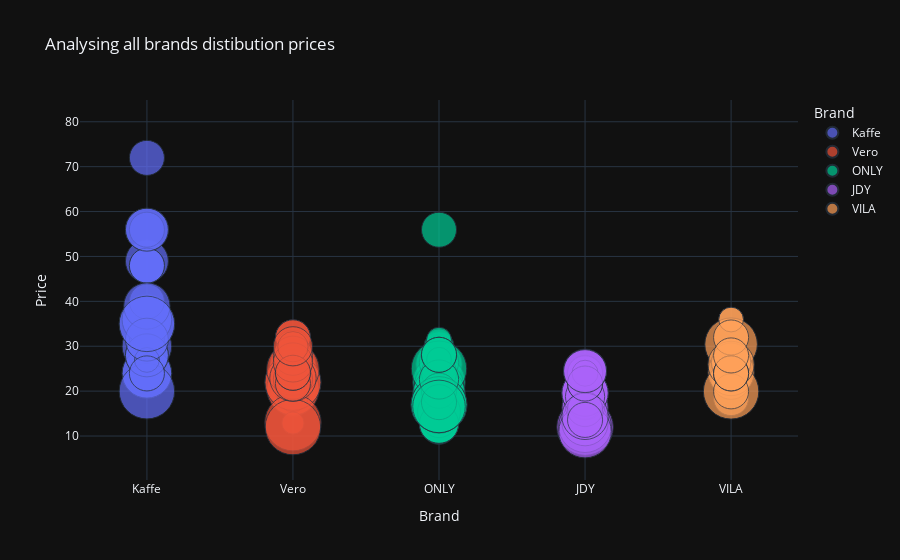

The notebook cell saved with this chart:
### Code cell
# function 3
def get_fig_analyse_brands(df, product,sexe):
    selected_df = select_products(df,product,sexe, "all")
    trend_brands = get_number_products_df(selected_df).head(5)["mark"].tolist()
    final_sel_df = get_df_trendbrand(trend_brands,df,product,sexe)
    fig1 = px.scatter(final_sel_df, 
                     x="mark",
                     y="finalprice",
                     size="promo", 
                     color="mark",
                     log_x=False, 
                     size_max=40,
                     template='plotly_dark',
                     title="Analysing all brands distibution prices",
                     labels={"finalprice": "Price",'mark':'Brand'}, 
                     height=600,

                    )
    return fig1

get_fig_analyse_brands(df, "chemise","femme")

### Figure 1 — Plotly figure (JSON) as saved in the notebook; plotly's stock layout.template omitted (floating-point values rounded to 4 significant figures; data arrays with more than 128 entries replaced by an {"elided": "..."} marker saying what was removed)
{"data": [{"hovertemplate": "Brand=%{x}<br>Price=%{y}<br>promo=%{marker.size}<extra></extra>", "legendgroup": "Kaffe", "marker": {"color": "#636efa", "size": {"elided": "142 int values"}, "sizemode": "area", "sizeref": 0.0325, "symbol": "circle"}, "mode": "markers", "name": "Kaffe", "orientation": "v", "showlegend": true, "type": "scatter", "x": {"elided": "142 str values"}, "xaxis": "x", "y": {"elided": "142 float values"}, "yaxis": "y"}, {"hovertemplate": "Brand=%{x}<br>Price=%{y}<br>promo=%{marker.size}<extra></extra>", "legendgroup": "Vero", "marker": {"color": "#EF553B", "size": [30, 40, 0, 0, 0, 0, 35, 0, 20, 0, 0, 35, 0, 0, 0, 51, 11, 0, 0, 0, 20, 0, 0, 45, 20, 0, 15, 0, 0, 0, 0, 0, 0, 15, 0, 0, 0, 51, 0, 0, 0, 0, 0, 0, 0, 0, 0, 0, 0, 0, 0, 25, 20, 15, 9, 0, 0, 0, 0, 20, 10, 0, 0, 0, 20, 15, 0, 0, 8, 0, 0, 0, 0, 0, 0, 0, 0, 20, 52, 0, 0, 20, 0, 45, 0, 0, 0, 0, 25, 50, 35, 0, 0, 0, 0, 0, 0, 0, 0, 20, 0, 0, 20, 25, 0, 0, 0, 25, 0, 0, 0, 0, 0, 0, 0, 0, 15, 0, 20, 25, 0, 0, 0], "sizemode": "area", "sizeref": 0.0325, "symbol": "circle"}, "mode": "markers", "name": "Vero", "orientation": "v", "showlegend": true, "type": "scatter", "x": ["Vero", "Vero", "Vero", "Vero", "Vero", "Vero", "Vero", "Vero", "Vero", "Vero", "Vero", "Vero", "Vero", "Vero", "Vero", "Vero", "Vero", "Vero", "Vero", "Vero", "Vero", "Vero", "Vero", "Vero", "Vero", "Vero", "Vero", "Vero", "Vero", "Vero", "Vero", "Vero", "Vero", "Vero", "Vero", "Vero", "Vero", "Vero", "Vero", "Vero", "Vero", "Vero", "Vero", "Vero", "Vero", "Vero", "Vero", "Vero", "Vero", "Vero", "Vero", "Vero", "Vero", "Vero", "Vero", "Vero", "Vero", "Vero", "Vero", "Vero", "Vero", "Vero", "Vero", "Vero", "Vero", "Vero", "Vero", "Vero", "Vero", "Vero", "Vero", "Vero", "Vero", "Vero", "Vero", "Vero", "Vero", "Vero", "Vero", "Vero", "Vero", "Vero", "Vero", "Vero", "Vero", "Vero", "Vero", "Vero", "Vero", "Vero", "Vero", "Vero", "Vero", "Vero", "Vero", "Vero", "Vero", "Vero", "Vero", "Vero", "Vero", "Vero", "Vero", "Vero", "Vero", "Vero", "Vero", "Vero", "Vero", "Vero", "Vero", "Vero", "Vero", "Vero", "Vero", "Vero", "Vero", "Vero", "Vero", "Vero", "Vero", "Vero", "Vero"], "xaxis": "x", "y": [24.59, 23.99, 29.99, 39.99, 29.99, 34.99, 25.99, 19.59, 31.99, 26.49, 29.99, 19.59, 29.99, 19.99, 29.99, 21.99, 24.99, 49.99, 23.99, 29.99, 20.09, 31.99, 20.09, 20.49, 28.09, 31.99, 25.45, 24.09, 20.29, 39.99, 29.99, 27.99, 34.99, 18.79, 16.59, 49.99, 26.99, 21.95, 29.69, 29.69, 21.69, 24.09, 19.69, 26.99, 29.99, 22.49, 29.99, 44.99, 34.99, 20.09, 39.99, 22.59, 21.69, 25.45, 21.89, 23.99, 29.99, 34.99, 44.99, 28.09, 26.99, 34.99, 39.99, 21.09, 21.69, 25.45, 19.99, 24.09, 12.89, 36.99, 24.09, 22.59, 25.99, 39.99, 34.99, 24.09, 16.59, 29.69, 12.99, 29.99, 19.29, 31.99, 20.09, 24.89, 29.69, 22.59, 12.99, 26.99, 22.59, 11.99, 22.89, 15.99, 39.99, 16.59, 24.09, 26.99, 29.99, 22.49, 26.99, 21.69, 39.99, 29.99, 24.09, 27.89, 24.09, 31.99, 29.99, 26.39, 29.99, 22.49, 17.69, 15.99, 36.99, 29.69, 23.89, 32.99, 29.89, 24.09, 24.09, 29.99, 26.99, 12.99, 28.09], "yaxis": "y"}, {"hovertemplate": "Brand=%{x}<br>Price=%{y}<br>promo=%{marker.size}<extra></extra>", "legendgroup": "ONLY", "marker": {"color": "#00cc96", "size": [0, 0, 0, 35, 0, 0, 0, 0, 0, 0, 0, 0, 0, 0, 0, 0, 15, 0, 0, 0, 20, 20, 15, 0, 0, 10, 0, 20, 0, 0, 11, 35, 0, 0, 45, 0, 0, 40, 0, 0, 0, 0, 20, 0, 0, 0, 45, 0, 0, 0, 20, 25, 20, 20, 0, 0, 0, 20, 25, 0, 10, 20, 0, 0, 0, 0, 0, 10, 0, 0, 25, 10, 0, 0, 0, 0, 0, 45, 0, 0, 51, 20, 0, 0, 30, 0, 25, 0, 0, 0, 0, 0, 50, 0, 0, 0, 0, 20, 0, 20, 0, 10, 51, 20, 0, 25, 0, 20, 0, 20, 0, 0, 45], "sizemode": "area", "sizeref": 0.0325, "symbol": "circle"}, "mode": "markers", "name": "ONLY", "orientation": "v", "showlegend": true, "type": "scatter", "x": ["ONLY", "ONLY", "ONLY", "ONLY", "ONLY", "ONLY", "ONLY", "ONLY", "ONLY", "ONLY", "ONLY", "ONLY", "ONLY", "ONLY", "ONLY", "ONLY", "ONLY", "ONLY", "ONLY", "ONLY", "ONLY", "ONLY", "ONLY", "ONLY", "ONLY", "ONLY", "ONLY", "ONLY", "ONLY", "ONLY", "ONLY", "ONLY", "ONLY", "ONLY", "ONLY", "ONLY", "ONLY", "ONLY", "ONLY", "ONLY", "ONLY", "ONLY", "ONLY", "ONLY", "ONLY", "ONLY", "ONLY", "ONLY", "ONLY", "ONLY", "ONLY", "ONLY", "ONLY", "ONLY", "ONLY", "ONLY", "ONLY", "ONLY", "ONLY", "ONLY", "ONLY", "ONLY", "ONLY", "ONLY", "ONLY", "ONLY", "ONLY", "ONLY", "ONLY", "ONLY", "ONLY", "ONLY", "ONLY", "ONLY", "ONLY", "ONLY", "ONLY", "ONLY", "ONLY", "ONLY", "ONLY", "ONLY", "ONLY", "ONLY", "ONLY", "ONLY", "ONLY", "ONLY", "ONLY", "ONLY", "ONLY", "ONLY", "ONLY", "ONLY", "ONLY", "ONLY", "ONLY", "ONLY", "ONLY", "ONLY", "ONLY", "ONLY", "ONLY", "ONLY", "ONLY", "ONLY", "ONLY", "ONLY", "ONLY", "ONLY", "ONLY", "ONLY", "ONLY"], "xaxis": "x", "y": [22.59, 22.99, 39.99, 25.99, 17.99, 25.99, 11.89, 29.99, 29.99, 14.99, 29.99, 21.09, 23.99, 26.99, 29.99, 29.99, 29.89, 24.09, 24.59, 17.59, 24.09, 24.09, 25.59, 29.99, 14.99, 26.99, 39.99, 21.69, 11.89, 19.99, 30.99, 19.59, 20.29, 27.99, 21.99, 20.09, 29.99, 21.09, 29.99, 34.99, 25.99, 21.69, 28.09, 21.69, 12.99, 20.09, 19.39, 21.59, 26.99, 29.99, 55.95, 26.39, 28.09, 28.09, 24.99, 31.99, 33.95, 12.04, 12.74, 24.09, 26.99, 13.55, 31.99, 12.99, 39.99, 24.99, 16.99, 31.49, 21.99, 28.09, 12.74, 26.99, 15.99, 21.69, 14.99, 24.09, 26.95, 16.59, 30.99, 19.39, 16.99, 24.09, 29.99, 26.99, 15.35, 26.99, 12.74, 29.99, 39.99, 24.09, 16.99, 40.19, 24.99, 21.69, 21.55, 19.59, 22.59, 20.09, 21.99, 20.09, 19.99, 26.99, 16.99, 17.55, 21.79, 22.59, 28.09, 28.09, 20.09, 28.09, 44.99, 29.89, 16.59], "yaxis": "y"}, {"hovertemplate": "Brand=%{x}<br>Price=%{y}<br>promo=%{marker.size}<extra></extra>", "legendgroup": "JDY", "marker": {"color": "#ab63fa", "size": [0, 0, 0, 0, 33, 0, 20, 0, 20, 52, 0, 0, 0, 0, 0, 10, 0, 30, 0, 0, 0, 45, 35, 0, 0, 20, 10, 20, 0, 35, 20, 0, 0, 20, 0, 0, 35, 0, 0, 0, 0, 45, 0, 0, 25, 0, 20, 0, 0, 20, 0, 25, 20, 0, 0, 0, 20, 0, 0, 20, 0, 0, 0, 20, 0, 0, 35, 0, 35, 25, 0, 20, 0, 0, 30, 0, 20, 0, 20, 35, 20, 30, 0, 0, 0, 20, 0, 11, 0, 20, 30, 0, 0], "sizemode": "area", "sizeref": 0.0325, "symbol": "circle"}, "mode": "markers", "name": "JDY", "orientation": "v", "showlegend": true, "type": "scatter", "x": ["JDY", "JDY", "JDY", "JDY", "JDY", "JDY", "JDY", "JDY", "JDY", "JDY", "JDY", "JDY", "JDY", "JDY", "JDY", "JDY", "JDY", "JDY", "JDY", "JDY", "JDY", "JDY", "JDY", "JDY", "JDY", "JDY", "JDY", "JDY", "JDY", "JDY", "JDY", "JDY", "JDY", "JDY", "JDY", "JDY", "JDY", "JDY", "JDY", "JDY", "JDY", "JDY", "JDY", "JDY", "JDY", "JDY", "JDY", "JDY", "JDY", "JDY", "JDY", "JDY", "JDY", "JDY", "JDY", "JDY", "JDY", "JDY", "JDY", "JDY", "JDY", "JDY", "JDY", "JDY", "JDY", "JDY", "JDY", "JDY", "JDY", "JDY", "JDY", "JDY", "JDY", "JDY", "JDY", "JDY", "JDY", "JDY", "JDY", "JDY", "JDY", "JDY", "JDY", "JDY", "JDY", "JDY", "JDY", "JDY", "JDY", "JDY", "JDY", "JDY", "JDY"], "xaxis": "x", "y": [19.99, 17.99, 19.99, 17.69, 17.69, 19.99, 24.09, 26.99, 17.69, 11.99, 21.99, 17.69, 19.99, 10.99, 16.59, 18, 19.99, 13.95, 26.99, 12.99, 10.99, 12.19, 19.59, 26.99, 19.99, 21.69, 17.99, 20.09, 19.99, 16.29, 15.99, 11.99, 29.99, 19.95, 19.99, 23.99, 12.99, 13.79, 17.99, 16.59, 19.95, 10.99, 16.99, 19.95, 16.59, 18.95, 24.09, 39.95, 19.99, 24.09, 15.99, 17.95, 21.55, 21.29, 24.09, 18.09, 17.69, 16.59, 26.99, 21.69, 35.99, 46.99, 20.09, 20.09, 22.59, 18.95, 19.59, 16.99, 19.59, 18.79, 29.99, 21.69, 29.99, 21.69, 24.45, 20.29, 24.09, 39.99, 15.99, 14.39, 23.95, 24.59, 15.99, 34.99, 15.99, 13.59, 19.99, 23.99, 21.69, 21.69, 24.45, 19.99, 14.99], "yaxis": "y"}, {"hovertemplate": "Brand=%{x}<br>Price=%{y}<br>promo=%{marker.size}<extra></extra>", "legendgroup": "VILA", "marker": {"color": "#FFA15A", "size": [0, 0, 0, 0, 20, 0, 0, 20, 10, 0, 0, 0, 11, 0, 0, 20, 0, 25, 0, 20, 0, 0, 35, 0, 50, 0, 0, 0, 0, 0, 0, 45, 0, 25, 0, 0, 0, 0, 25, 0, 25, 0, 10, 0, 0, 0, 0, 35, 0, 0, 0, 0, 0, 0, 0, 20, 20, 0, 0, 0, 0, 0, 0, 0, 20, 0, 0, 0, 20, 0, 0, 0, 0, 0, 0, 0, 0, 0, 20, 0, 0, 0, 20, 0, 0, 0], "sizemode": "area", "sizeref": 0.0325, "symbol": "circle"}, "mode": "markers", "name": "VILA", "orientation": "v", "showlegend": true, "type": "scatter", "x": ["VILA", "VILA", "VILA", "VILA", "VILA", "VILA", "VILA", "VILA", "VILA", "VILA", "VILA", "VILA", "VILA", "VILA", "VILA", "VILA", "VILA", "VILA", "VILA", "VILA", "VILA", "VILA", "VILA", "VILA", "VILA", "VILA", "VILA", "VILA", "VILA", "VILA", "VILA", "VILA", "VILA", "VILA", "VILA", "VILA", "VILA", "VILA", "VILA", "VILA", "VILA", "VILA", "VILA", "VILA", "VILA", "VILA", "VILA", "VILA", "VILA", "VILA", "VILA", "VILA", "VILA", "VILA", "VILA", "VILA", "VILA", "VILA", "VILA", "VILA", "VILA", "VILA", "VILA", "VILA", "VILA", "VILA", "VILA", "VILA", "VILA", "VILA", "VILA", "VILA", "VILA", "VILA", "VILA", "VILA", "VILA", "VILA", "VILA", "VILA", "VILA", "VILA", "VILA", "VILA", "VILA", "VILA"], "xaxis": "x", "y": [27.95, 27.95, 31.95, 29.99, 18.45, 36.99, 47.99, 23.95, 35.95, 31.95, 29.99, 27.95, 23.95, 44.99, 27.99, 31.95, 39.99, 22.55, 24.95, 27.95, 39.99, 34.99, 24.15, 29.99, 19.95, 35.95, 34.99, 39.99, 59.99, 24.85, 31.95, 30.45, 21.95, 26.35, 39.99, 27.99, 41.95, 59.99, 26.35, 44.95, 26.35, 24.95, 35.95, 29.99, 39.99, 39.99, 27.95, 25.95, 31.95, 29.75, 27.99, 15.95, 15.95, 44.99, 29.99, 23.95, 19.95, 23.95, 21.95, 30.45, 27.99, 41.99, 19.95, 36.99, 31.95, 27.95, 26.99, 41.99, 23.95, 29.99, 39.95, 49.99, 39.99, 49.99, 37.95, 36.99, 39.99, 27.95, 23.95, 11.95, 26.99, 36.99, 27.95, 39.99, 39.95, 29.99], "yaxis": "y"}], "layout": {"autosize": true, "legend": {"itemsizing": "constant", "title": {"text": "Brand"}, "tracegroupgap": 0}, "title": {"text": "Analysing all brands distibution prices"}, "xaxis": {"anchor": "y", "autorange": true, "categoryarray": ["Kaffe", "Vero", "ONLY", "JDY", "VILA"], "categoryorder": "array", "domain": [0, 1], "range": [-0.5052, 4.505], "title": {"text": "Brand"}, "type": "category"}, "yaxis": {"anchor": "x", "autorange": true, "domain": [0, 1], "range": [0.9294, 84.74], "title": {"text": "Price"}, "type": "linear"}}}
